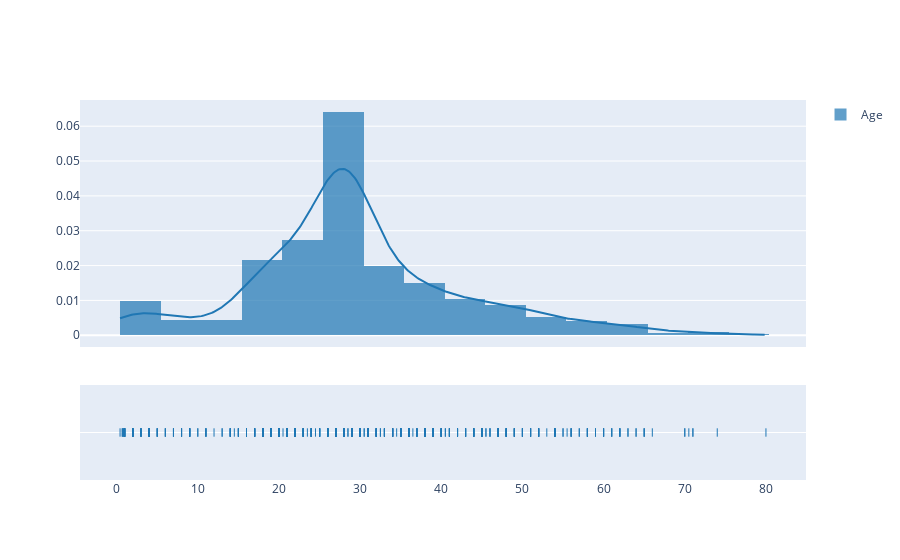

This figure's notebook cell:
### Markdown cell above
most of the people have started their journey from Southampton (S).

### Code cell
import plotly.figure_factory as ff
import numpy as np
# Create histogram using plotly.figure_factory
fig = ff.create_distplot([data["Age"]], ['Age'], bin_size=5)
fig.show()

### Figure 1 — Plotly figure (JSON) as saved in the notebook; plotly's stock layout.template omitted (floating-point values rounded to 4 significant figures; data arrays with more than 128 entries replaced by an {"elided": "..."} marker saying what was removed)
{"data": [{"histnorm": "probability density", "legendgroup": "Age", "marker": {"color": "rgb(31, 119, 180)"}, "name": "Age", "opacity": 0.7, "type": "histogram", "x": {"elided": "891 float values"}, "xaxis": "x", "xbins": {"end": 80, "size": 5, "start": 0.42}, "yaxis": "y"}, {"legendgroup": "Age", "marker": {"color": "rgb(31, 119, 180)"}, "mode": "lines", "name": "Age", "showlegend": false, "type": "scatter", "x": {"elided": "500 float values"}, "xaxis": "x", "y": {"elided": "500 float values"}, "yaxis": "y"}, {"legendgroup": "Age", "marker": {"color": "rgb(31, 119, 180)", "symbol": "line-ns-open"}, "mode": "markers", "name": "Age", "showlegend": false, "type": "scatter", "x": {"elided": "891 float values"}, "xaxis": "x", "y": {"elided": "891 str values"}, "yaxis": "y2"}], "layout": {"autosize": true, "barmode": "overlay", "hovermode": "closest", "legend": {"traceorder": "reversed"}, "xaxis": {"anchor": "y2", "autorange": true, "domain": [0, 1], "range": [-4.403, 84.82], "type": "linear", "zeroline": false}, "yaxis": {"anchor": "free", "autorange": true, "domain": [0.35, 1], "position": 0, "range": [-0.003367, 0.06752], "type": "linear"}, "yaxis2": {"anchor": "x", "autorange": true, "domain": [0, 0.25], "dtick": 1, "range": [-1, 1], "showticklabels": false, "type": "category"}}}
